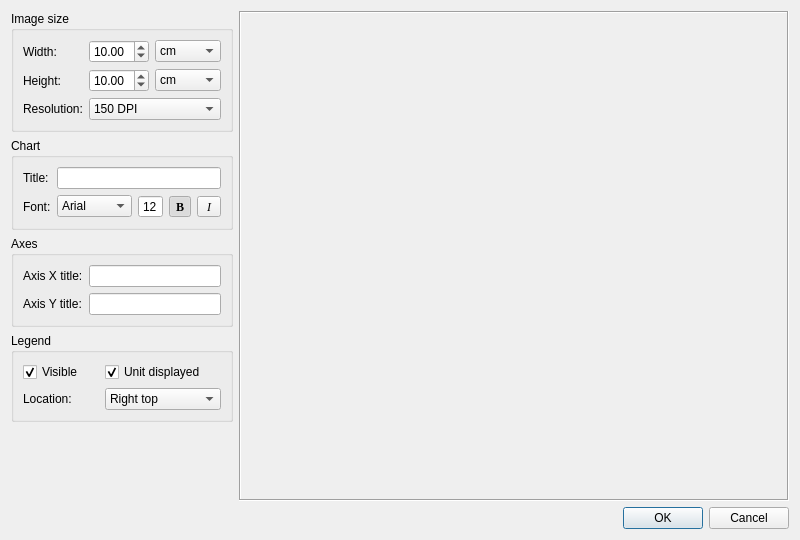
<?xml version="1.0" encoding="UTF-8"?>
<ui version="4.0">
 <class>ChartExportDialog</class>
 <widget class="QDialog" name="ChartExportDialog">
  <property name="geometry">
   <rect>
    <x>0</x>
    <y>0</y>
    <width>800</width>
    <height>540</height>
   </rect>
  </property>
  <property name="minimumSize">
   <size>
    <width>800</width>
    <height>540</height>
   </size>
  </property>
  <property name="windowTitle">
   <string>Chart Export Options</string>
  </property>
  <layout class="QGridLayout" name="gridLayout_5" columnstretch="0,1">
   <item row="0" column="0">
    <layout class="QVBoxLayout" name="verticalLayout">
     <item>
      <widget class="QGroupBox" name="groupBox">
       <property name="title">
        <string>Image size</string>
       </property>
       <layout class="QGridLayout" name="gridLayout">
        <item row="0" column="0">
         <widget class="QLabel" name="label">
          <property name="text">
           <string>Width:</string>
          </property>
         </widget>
        </item>
        <item row="0" column="1">
         <widget class="QDoubleSpinBox" name="imageWidth">
          <property name="value">
           <double>10.000000000000000</double>
          </property>
         </widget>
        </item>
        <item row="0" column="2">
         <widget class="QComboBox" name="imageWidthUnit">
          <item>
           <property name="text">
            <string>cm</string>
           </property>
          </item>
          <item>
           <property name="text">
            <string>inches</string>
           </property>
          </item>
         </widget>
        </item>
        <item row="1" column="0">
         <widget class="QLabel" name="label_2">
          <property name="text">
           <string>Height:</string>
          </property>
         </widget>
        </item>
        <item row="1" column="1">
         <widget class="QDoubleSpinBox" name="imageHeight">
          <property name="value">
           <double>10.000000000000000</double>
          </property>
         </widget>
        </item>
        <item row="1" column="2">
         <widget class="QComboBox" name="imageHeightUnit">
          <item>
           <property name="text">
            <string>cm</string>
           </property>
          </item>
          <item>
           <property name="text">
            <string>inches</string>
           </property>
          </item>
         </widget>
        </item>
        <item row="2" column="0">
         <widget class="QLabel" name="label_3">
          <property name="text">
           <string>Resolution:</string>
          </property>
         </widget>
        </item>
        <item row="2" column="1" colspan="2">
         <widget class="QComboBox" name="imageResolution">
          <item>
           <property name="text">
            <string>150 DPI</string>
           </property>
          </item>
          <item>
           <property name="text">
            <string>300 DPI</string>
           </property>
          </item>
          <item>
           <property name="text">
            <string>600 DPI</string>
           </property>
          </item>
          <item>
           <property name="text">
            <string>1200 DPI</string>
           </property>
          </item>
         </widget>
        </item>
       </layout>
      </widget>
     </item>
     <item>
      <widget class="QGroupBox" name="groupBox_4">
       <property name="title">
        <string>Chart</string>
       </property>
       <layout class="QGridLayout" name="gridLayout_4">
        <item row="0" column="0">
         <widget class="QLabel" name="label_9">
          <property name="text">
           <string>Title:</string>
          </property>
         </widget>
        </item>
        <item row="0" column="1" colspan="4">
         <widget class="QLineEdit" name="chartTitle"/>
        </item>
        <item row="1" column="0">
         <widget class="QLabel" name="label_10">
          <property name="text">
           <string>Font:</string>
          </property>
         </widget>
        </item>
        <item row="1" column="1">
         <widget class="QComboBox" name="chartFont">
          <item>
           <property name="text">
            <string>Arial</string>
           </property>
          </item>
          <item>
           <property name="text">
            <string>Courrier</string>
           </property>
          </item>
          <item>
           <property name="text">
            <string>Times</string>
           </property>
          </item>
         </widget>
        </item>
        <item row="1" column="2">
         <widget class="QSpinBox" name="chartFontSize">
          <property name="alignment">
           <set>Qt::AlignRight|Qt::AlignTrailing|Qt::AlignVCenter</set>
          </property>
          <property name="buttonSymbols">
           <enum>QAbstractSpinBox::NoButtons</enum>
          </property>
          <property name="minimum">
           <number>6</number>
          </property>
          <property name="maximum">
           <number>64</number>
          </property>
          <property name="value">
           <number>12</number>
          </property>
         </widget>
        </item>
        <item row="1" column="4">
         <widget class="QToolButton" name="chartFontItalic">
          <property name="minimumSize">
           <size>
            <width>24</width>
            <height>0</height>
           </size>
          </property>
          <property name="font">
           <font>
            <family>Times New Roman</family>
            <italic>true</italic>
           </font>
          </property>
          <property name="text">
           <string>I</string>
          </property>
          <property name="checkable">
           <bool>true</bool>
          </property>
         </widget>
        </item>
        <item row="1" column="3">
         <widget class="QToolButton" name="chartFontBold">
          <property name="font">
           <font>
            <family>Times New Roman</family>
            <weight>75</weight>
            <bold>true</bold>
           </font>
          </property>
          <property name="text">
           <string>B</string>
          </property>
          <property name="checkable">
           <bool>true</bool>
          </property>
          <property name="checked">
           <bool>true</bool>
          </property>
         </widget>
        </item>
       </layout>
      </widget>
     </item>
     <item>
      <widget class="QGroupBox" name="groupBox_3">
       <property name="title">
        <string>Axes</string>
       </property>
       <layout class="QGridLayout" name="gridLayout_2">
        <item row="0" column="0">
         <widget class="QLabel" name="label_4">
          <property name="text">
           <string>Axis X title:</string>
          </property>
         </widget>
        </item>
        <item row="0" column="1">
         <widget class="QLineEdit" name="axisXTitle"/>
        </item>
        <item row="1" column="0">
         <widget class="QLabel" name="label_5">
          <property name="text">
           <string>Axis Y title:</string>
          </property>
         </widget>
        </item>
        <item row="1" column="1">
         <widget class="QLineEdit" name="axisYTitle"/>
        </item>
       </layout>
      </widget>
     </item>
     <item>
      <widget class="QGroupBox" name="groupBox_2">
       <property name="title">
        <string>Legend</string>
       </property>
       <layout class="QGridLayout" name="gridLayout_3">
        <item row="1" column="0" colspan="2">
         <widget class="QLabel" name="label_6">
          <property name="text">
           <string>Location:</string>
          </property>
         </widget>
        </item>
        <item row="1" column="2" colspan="2">
         <widget class="QComboBox" name="legendLocationComboBox">
          <item>
           <property name="text">
            <string>Right top</string>
           </property>
          </item>
          <item>
           <property name="text">
            <string>Right bottom</string>
           </property>
          </item>
          <item>
           <property name="text">
            <string>Left top</string>
           </property>
          </item>
          <item>
           <property name="text">
            <string>Left bottom</string>
           </property>
          </item>
          <item>
           <property name="text">
            <string>Center top</string>
           </property>
          </item>
          <item>
           <property name="text">
            <string>Center bottom</string>
           </property>
          </item>
         </widget>
        </item>
        <item row="0" column="0">
         <widget class="QCheckBox" name="legendVisibleCheckBox">
          <property name="text">
           <string>Visible</string>
          </property>
          <property name="checked">
           <bool>true</bool>
          </property>
         </widget>
        </item>
        <item row="0" column="2">
         <widget class="QCheckBox" name="unitDisplayedCheckBox">
          <property name="text">
           <string>Unit displayed</string>
          </property>
          <property name="checked">
           <bool>true</bool>
          </property>
         </widget>
        </item>
       </layout>
      </widget>
     </item>
     <item>
      <spacer name="verticalSpacer">
       <property name="orientation">
        <enum>Qt::Vertical</enum>
       </property>
       <property name="sizeHint" stdset="0">
        <size>
         <width>20</width>
         <height>40</height>
        </size>
       </property>
      </spacer>
     </item>
    </layout>
   </item>
   <item row="1" column="0" colspan="2">
    <widget class="QDialogButtonBox" name="buttonBox">
     <property name="orientation">
      <enum>Qt::Horizontal</enum>
     </property>
     <property name="standardButtons">
      <set>QDialogButtonBox::Cancel|QDialogButtonBox::Ok</set>
     </property>
    </widget>
   </item>
   <item row="0" column="1">
    <widget class="QFrame" name="frame">
     <property name="frameShape">
      <enum>QFrame::Box</enum>
     </property>
     <property name="frameShadow">
      <enum>QFrame::Sunken</enum>
     </property>
     <layout class="QVBoxLayout" name="verticalLayout_2">
      <property name="margin">
       <number>0</number>
      </property>
      <item>
       <widget class="ChartImagePreview" name="imagePreview" native="true"/>
      </item>
     </layout>
    </widget>
   </item>
  </layout>
 </widget>
 <customwidgets>
  <customwidget>
   <class>ChartImagePreview</class>
   <extends>QWidget</extends>
   <header>ChartImagePreview.h</header>
   <container>1</container>
  </customwidget>
 </customwidgets>
 <tabstops>
  <tabstop>imageWidth</tabstop>
  <tabstop>imageWidthUnit</tabstop>
  <tabstop>imageHeight</tabstop>
  <tabstop>imageHeightUnit</tabstop>
  <tabstop>imageResolution</tabstop>
  <tabstop>chartTitle</tabstop>
  <tabstop>chartFont</tabstop>
  <tabstop>chartFontSize</tabstop>
  <tabstop>chartFontBold</tabstop>
  <tabstop>chartFontItalic</tabstop>
  <tabstop>axisXTitle</tabstop>
  <tabstop>axisYTitle</tabstop>
  <tabstop>legendVisibleCheckBox</tabstop>
  <tabstop>unitDisplayedCheckBox</tabstop>
  <tabstop>legendLocationComboBox</tabstop>
  <tabstop>buttonBox</tabstop>
 </tabstops>
 <resources/>
 <connections>
  <connection>
   <sender>buttonBox</sender>
   <signal>accepted()</signal>
   <receiver>ChartExportDialog</receiver>
   <slot>accept()</slot>
   <hints>
    <hint type="sourcelabel">
     <x>248</x>
     <y>254</y>
    </hint>
    <hint type="destinationlabel">
     <x>157</x>
     <y>274</y>
    </hint>
   </hints>
  </connection>
  <connection>
   <sender>buttonBox</sender>
   <signal>rejected()</signal>
   <receiver>ChartExportDialog</receiver>
   <slot>reject()</slot>
   <hints>
    <hint type="sourcelabel">
     <x>316</x>
     <y>260</y>
    </hint>
    <hint type="destinationlabel">
     <x>286</x>
     <y>274</y>
    </hint>
   </hints>
  </connection>
 </connections>
</ui>
